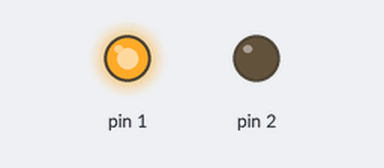
A sketch run on a simulated Arduino Uno, built with avr-gcc and run on an emulated ATmega328P. Parts: output pins drawn as LEDs (lit = HIGH).

Above: at 0.5 s.
At 2.4 s:
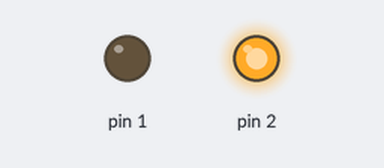
At 5.1 s:
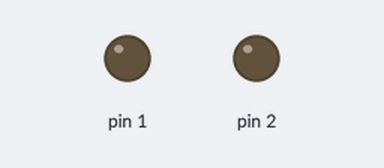
Timing chart, 0 to 8.3 s (numbered marks = the images above):
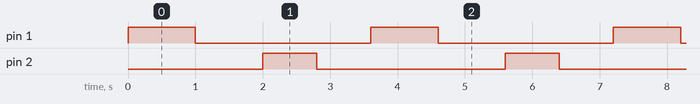

The sketch:

glorious_kasi_uusam1.ino
```cpp
// C++ code
//
void setup()
{
  pinMode(1,OUTPUT);
  pinMode(2, OUTPUT);
}

void loop()
{
  digitalWrite(1,HIGH);
  delay(1000); //Wait for 1000 millisecond(s)
  digitalWrite(1,LOW);
  delay(1000); // Wait for 1000 millisecond(s)

  digitalWrite(2, HIGH);
  delay(800); // Wait for 800 millisecond(s)
  digitalWrite(2, LOW);
  delay(800); // Wait for 800 millisecond(s)
}
```

Measured:
- by itself, pin 1: alternates HIGH for 1.0 s and LOW for 2.6 s
- by itself, pin 2: alternates HIGH for 0.80 s and LOW for 2.8 s
- by itself, everything shown: repeats every 3.6 s, in 4 steps
